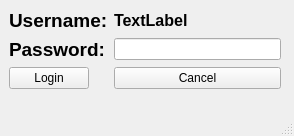
<?xml version="1.0" encoding="UTF-8"?>
<ui version="4.0">
 <class>MainWindow</class>
 <widget class="QMainWindow" name="MainWindow">
  <property name="geometry">
   <rect>
    <x>0</x>
    <y>0</y>
    <width>294</width>
    <height>136</height>
   </rect>
  </property>
  <property name="windowTitle">
   <string>MainWindow</string>
  </property>
  <widget class="QWidget" name="centralwidget">
   <widget class="QWidget" name="widget" native="true">
    <property name="geometry">
     <rect>
      <x>-1</x>
      <y>-1</y>
      <width>591</width>
      <height>441</height>
     </rect>
    </property>
    <widget class="QWidget" name="layoutWidget">
     <property name="geometry">
      <rect>
       <x>10</x>
       <y>10</y>
       <width>272</width>
       <height>100</height>
      </rect>
     </property>
     <layout class="QFormLayout" name="formLayout">
      <item row="0" column="0">
       <widget class="QLabel" name="label_2">
        <property name="text">
         <string>&lt;html&gt;&lt;head/&gt;&lt;body&gt;&lt;p&gt;&lt;span style=&quot; font-size:14pt; font-weight:600;&quot;&gt;Username:&lt;/span&gt;&lt;/p&gt;&lt;/body&gt;&lt;/html&gt;</string>
        </property>
       </widget>
      </item>
      <item row="1" column="0">
       <widget class="QLabel" name="label_3">
        <property name="text">
         <string>&lt;html&gt;&lt;head/&gt;&lt;body&gt;&lt;p&gt;&lt;span style=&quot; font-size:14pt; font-weight:600;&quot;&gt;Password:&lt;/span&gt;&lt;/p&gt;&lt;/body&gt;&lt;/html&gt;</string>
        </property>
       </widget>
      </item>
      <item row="1" column="1">
       <widget class="QLineEdit" name="txbPass">
        <property name="echoMode">
         <enum>QLineEdit::Password</enum>
        </property>
       </widget>
      </item>
      <item row="2" column="0">
       <widget class="QPushButton" name="btnLoginP">
        <property name="text">
         <string>Login</string>
        </property>
       </widget>
      </item>
      <item row="2" column="1">
       <widget class="QPushButton" name="btnCancel">
        <property name="text">
         <string>Cancel</string>
        </property>
       </widget>
      </item>
      <item row="0" column="1">
       <widget class="QLabel" name="txbUser">
        <property name="text">
         <string>&lt;html&gt;&lt;head/&gt;&lt;body&gt;&lt;p&gt;&lt;span style=&quot; font-size:12pt; font-weight:600;&quot;&gt;TextLabel&lt;/span&gt;&lt;/p&gt;&lt;/body&gt;&lt;/html&gt;</string>
        </property>
       </widget>
      </item>
     </layout>
    </widget>
   </widget>
  </widget>
  <widget class="QStatusBar" name="statusbar"/>
 </widget>
 <resources/>
 <connections/>
</ui>
